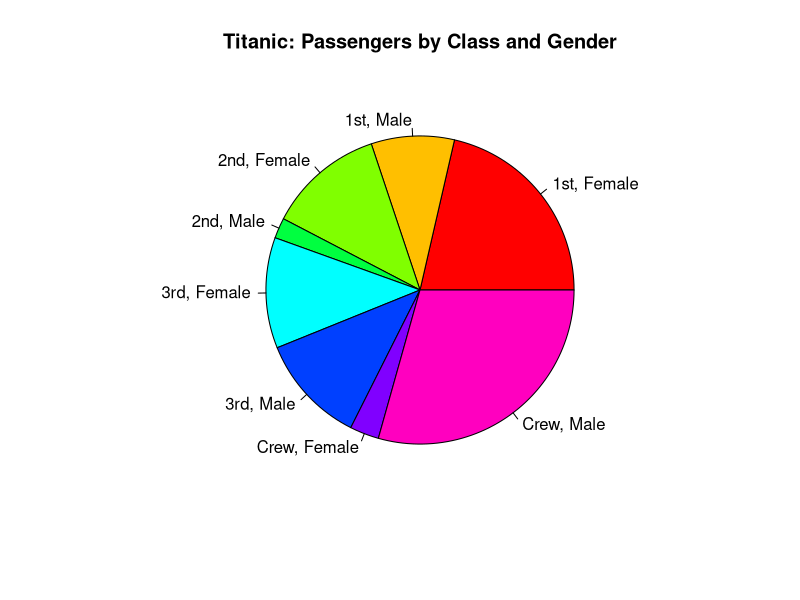
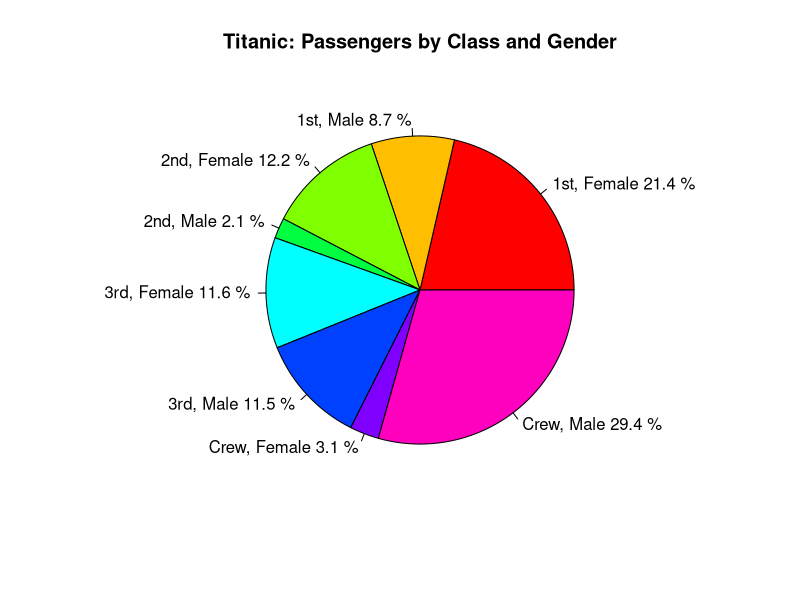
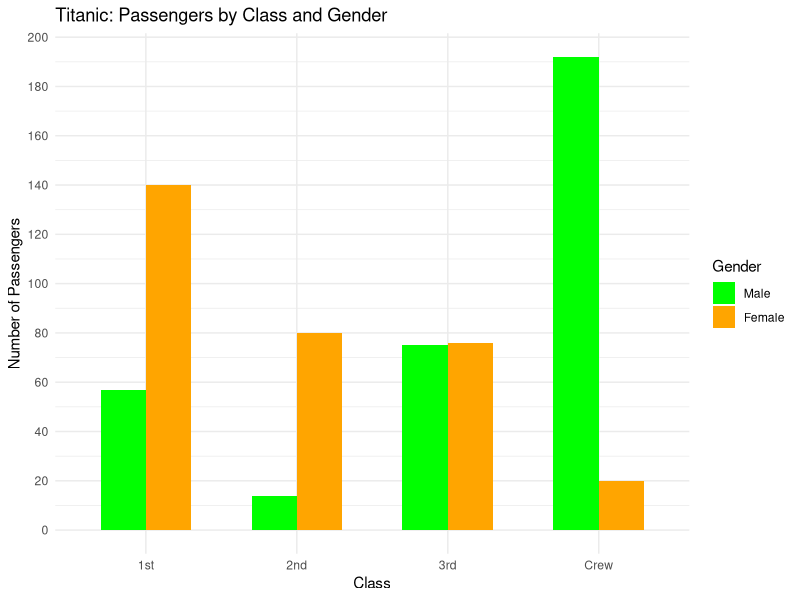
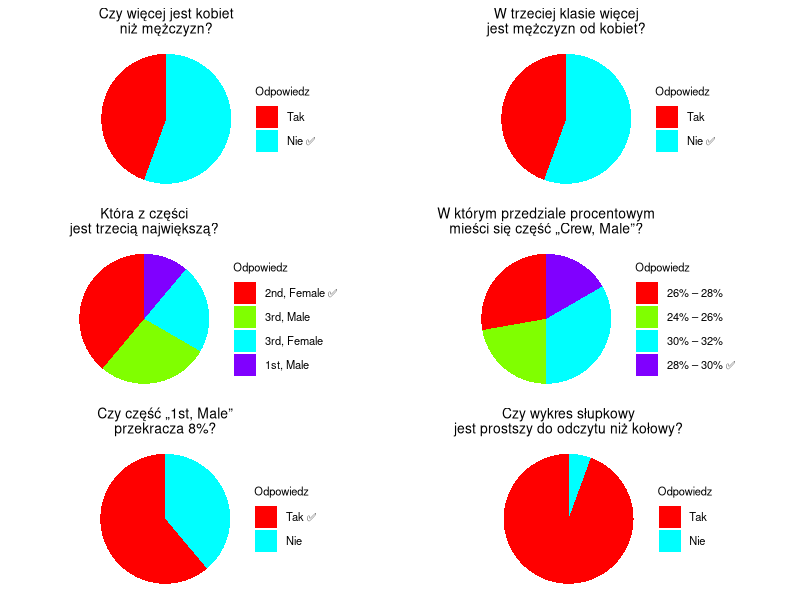

Generate these figures, in order, with R:
## ---- chunk 1
knitr::opts_chunk$set(echo = TRUE)

library(dplyr)
library(ggplot2)
library(tidyr)
library(readxl)
library(gridExtra)
library(ggtext)

## ---- chunk 2
# Wykres kołowy
dane <- as.data.frame(Titanic) 
dane <- dane[25:32, ] %>% select(- c(Age, Survived))
label <- paste(dane$Class, dane$Sex, sep = ", ")
dane1 <-  aggregate(Freq ~ label, data = dane, sum)
pie(
  dane1$Freq,
  labels = dane1$label,
  main = "Titanic: Passengers by Class and Gender",
  col = rainbow(length(dane1$Freq))
)
## ---- chunk 3
# Wykres kołowy z procentami
dane <- as.data.frame(Titanic) 
dane <- dane[25:32, ] %>% select(- c(Age, Survived))
label <- paste(dane$Class, dane$Sex, sep = ", ")
dane1 <-  aggregate(Freq ~ label, data = dane, sum)
pct <- round(100 * dane1$Freq / sum(dane1$Freq), 1)
labels_pct <- paste(dane1$label, pct, "%")
pie(
  dane1$Freq,
  labels = labels_pct,
  main = "Titanic: Passengers by Class and Gender",
  col = rainbow(length(dane1$Freq))
)
## ---- chunk 4
# Wykres słupkowy
dane <- as.data.frame(Titanic) %>%
  slice(25:32) %>%
  select(-c(Age, Survived)) %>%
  group_by(Class, Sex) %>%
  summarise(Freq = sum(Freq), .groups = "drop")
ggplot(dane, aes(x = Class, y = Freq, fill = Sex)) +
  geom_col(position = position_dodge(width = 0.6), width = 0.6) + 
  labs(
    title = "Titanic: Passengers by Class and Gender",
    x = "Class",
    y = "Number of Passengers",
    fill = "Gender"
  ) +
  theme_minimal() +
  scale_fill_manual(values = c("green", "orange")) +
  scale_y_continuous(expand = expansion(mult = 0.05),
                     breaks = seq(0, 220, by = 20))
## ---- chunk 5
tabelka <- read_xlsx('Wyniki ankiety.xlsx')
print(tabelka, row.names = F)

## ---- chunk 6
tabelka_long <- tabelka[1:18,] %>%
 rename(id = Odpowiedzi) %>%
  pivot_longer(
    cols = starts_with("Pytanie"),
    names_to = "Pytanie",
    values_to = "Odpowiedz" )

pytania_tytuly <- c(
  "Czy więcej jest kobiet\nniż mężczyzn?",
  "W trzeciej klasie więcej\njest mężczyzn od kobiet?",
  "Która z części\njest trzecią największą?",
  "W którym przedziale procentowym\nmieści się część „Crew, Male”?",
  "Czy część „1st, Male”\nprzekracza 8%?",
  "Czy wykres słupkowy\njest prostszy do odczytu niż kołowy?"
)

poprawne_odp <- tabelka[19, paste0("Pytanie ", 1:5)] %>% 
  unlist(use.names = FALSE) %>% 
  as.character()

wykresy <- tabelka_long %>%
  group_by(Pytanie) %>%
  group_split() %>%
  lapply(function(df) {
  idx <- as.integer(sub("Pytanie", "", df$Pytanie[1]))
  odpetyk <- unique(df$Odpowiedz)
  
  # Ustal poziomy w tej samej kolejności
  df$Odpowiedz <- factor(df$Odpowiedz, levels = odpetyk)
  
  kolory <- rainbow(length(odpetyk))
  
  labels <- setNames(
    ifelse(
      idx <= 5 & odpetyk == poprawne_odp[idx],
      paste0(odpetyk, " ✅"),
      odpetyk
    ),
    odpetyk
  )

  ggplot(df, aes(x = "", fill = Odpowiedz)) +
    geom_bar(width = 1) +
    coord_polar(theta = "y") +
    scale_fill_manual(values = setNames(kolory, odpetyk),
                      labels = labels) +
    labs(title = pytania_tytuly[idx]) +
    theme_void() +
    theme(
      legend.position = "right",
      plot.title = element_text(size = 10, hjust = 0.5),
      legend.text = element_text(size = 8),
      legend.title = element_text(size = 8)
    )
})

gridExtra::grid.arrange(grobs = wykresy, ncol = 2)
